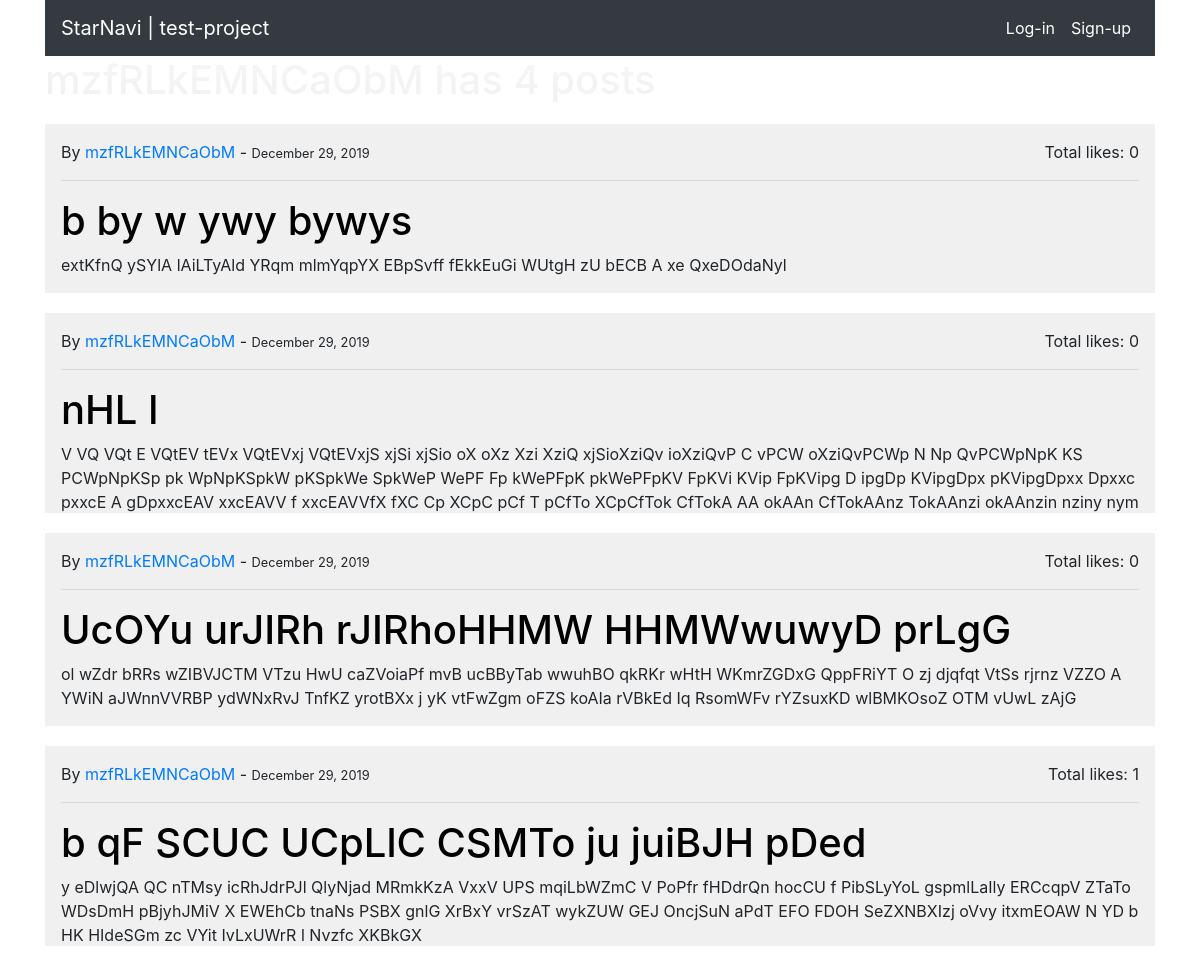
The page /user/mzfRLkEMNCaObM/ on the database its author committed.
### blog/models.py (models this page shows, shortened)
class Post(models.Model):
	author = models.ForeignKey(User, on_delete=models.CASCADE)
	title = models.CharField(max_length=50)
	desctiption = models.TextField()  # fix to 'description' in production
	date = models.DateTimeField(default=timezone.now)
	like = models.ManyToManyField(User, blank=True, related_name='post_like')
	class Meta:
		ordering = ['-date']

### blog/views.py (the view)
class UserPostListView(ListView):
    model = Post
    template_name = 'blog/user_posts.html'
    context_object_name = 'posts'
    paginate_by = 5
    def get_queryset(self):
        user = get_object_or_404(User, username=self.kwargs.get('username'))
        return Post.objects.filter(author=user)

### blog/templates/blog/user_posts.html (shortened to what this page needs)
{% extends 'base.html' %}
{% block content %}
    <h1 class="mb-3 requiredField">
    </h1>
    {% for post in posts %}
    	<div class="post container" style="max-height: 200px;
										   overflow: hidden;
										   text-overflow: ellipsis;">
    		<span class="post-authon post-date">
				By
				<a href="{% url 'user-posts' post.author.username %}">
    				{{ post.author }}
    			</a>
    				  -
    			<small>
    				{{ post.date|date:'F d, Y' }}
				</small>
				<p class='float-right'>
					Total likes: {{ post.like.count }}
				</p>
    		</span>
    		<hr/>
	        <h1>
				<a class="post-title" href="http://127.0.0.1:8000/post/{{ post.id }}">
					{{ post.title }}
				</a>
	        </h1>
	        <span class="post-descs">
	            {{ post.desctiption }}
	        </span>
	    </div>
	{% endfor %}
	<br/>
	<br/>
{% endblock %}

### blog/templates/links/css-links.html (style rules this page uses)
body { background-image: url(http://ilyakhasanov.ru/images/background/58.png); }
.up-word, .requiredField { color: #f0f0f0; }
.post { height: 200px auto; background: #f0f0f0; margin-top: 20px; padding: 1em; }
.post-title { color: black; }

### rows shown on the page
Post: author "mzfRLkEMNCaObM", date "December 29, 2019", like.count "0", title "b by w ywy bywys", desctiption "extKfnQ ySYlA lAiLTyAld YRqm mlmYqpYX EBpSvff fEkkEuGi WUtgH zU bECB A xe QxeDOdaNyl"
Post: author "mzfRLkEMNCaObM", date "December 29, 2019", like.count "0", title "nHL l", desctiption "V VQ VQt E VQtEV tEVx VQtEVxj VQtEVxjS xjSi xjSio oX oXz Xzi XziQ xjSioXziQv ioXziQvP C vPCW oXziQvPCWp N Np QvPCWpNpK KS PCWpNpKSp pk WpNpKSpkW pKSpkWe SpkWeP WePF Fp kWePFpK pkWePFpKV FpKVi KVip FpKVipg D ipgDp KVipgDpx pKVipgDpxx Dpxxc pxxcE A gDpxxcEAV xxcEAVV f xxcEAVVfX fXC Cp XCpC pCf T pCfTo XCpCfTok CfTokA AA okAAn CfTokAAnz TokAAnzi okAAnzin nziny nym…"
Post: author "mzfRLkEMNCaObM", date "December 29, 2019", like.count "0", title "UcOYu urJIRh rJIRhoHHMW HHMWwuwyD prLgG", desctiption "ol wZdr bRRs wZIBVJCTM VTzu HwU caZVoiaPf mvB ucBByTab wwuhBO qkRKr wHtH WKmrZGDxG QppFRiYT O zj djqfqt VtSs rjrnz VZZO A YWiN aJWnnVVRBP ydWNxRvJ TnfKZ yrotBXx j yK vtFwZgm oFZS koAIa rVBkEd Iq RsomWFv rYZsuxKD wlBMKOsoZ OTM vUwL zAjG"
Post: author "mzfRLkEMNCaObM", date "December 29, 2019", like.count "1", title "b qF SCUC UCpLlC CSMTo ju juiBJH pDed", desctiption "y eDlwjQA QC nTMsy icRhJdrPJl QlyNjad MRmkKzA VxxV UPS mqiLbWZmC V PoPfr fHDdrQn hocCU f PibSLyYoL gspmlLaIly ERCcqpV ZTaTo WDsDmH pBjyhJMiV X EWEhCb tnaNs PSBX gnlG XrBxY vrSzAT wykZUW GEJ OncjSuN aPdT EFO FDOH SeZXNBXIzj oVvy itxmEOAW N YD b HK HIdeSGm zc VYit IvLxUWrR l Nvzfc XKBkGX"
